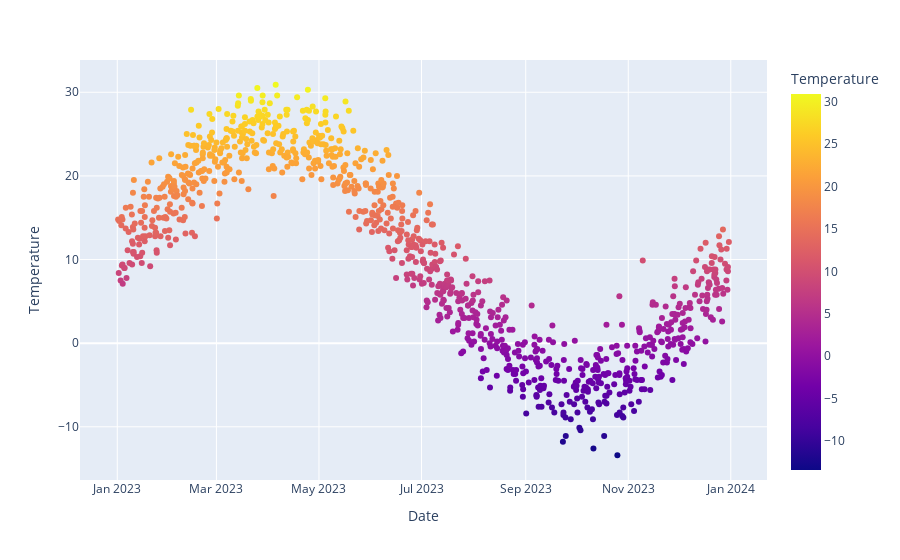

Notebook cell for this chart:
### Markdown cell above
### Question 6

### Code cell
px.scatter(data_frame=df, x='Date', y='Temperature', color='Temperature')

### Figure 1 — Plotly figure (JSON) as saved in the notebook; plotly's stock layout.template omitted (floating-point values rounded to 4 significant figures; data arrays with more than 128 entries replaced by an {"elided": "..."} marker saying what was removed)
{"data": [{"hovertemplate": "Date=%{x}<br>Temperature=%{marker.color}<extra></extra>", "legendgroup": "", "marker": {"color": {"elided": "1000 float values"}, "coloraxis": "coloraxis", "symbol": "circle"}, "mode": "markers", "name": "", "orientation": "v", "showlegend": false, "type": "scatter", "x": {"elided": "1000 str values"}, "xaxis": "x", "y": {"elided": "1000 float values"}, "yaxis": "y"}], "layout": {"coloraxis": {"colorbar": {"title": {"text": "Temperature"}}, "colorscale": [[0, "#0d0887"], [0.1111, "#46039f"], [0.2222, "#7201a8"], [0.3333, "#9c179e"], [0.4444, "#bd3786"], [0.5556, "#d8576b"], [0.6667, "#ed7953"], [0.7778, "#fb9f3a"], [0.8889, "#fdca26"], [1, "#f0f921"]]}, "legend": {"tracegroupgap": 0}, "margin": {"t": 60}, "xaxis": {"anchor": "y", "domain": [0, 1], "title": {"text": "Date"}}, "yaxis": {"anchor": "x", "domain": [0, 1], "title": {"text": "Temperature"}}}}
